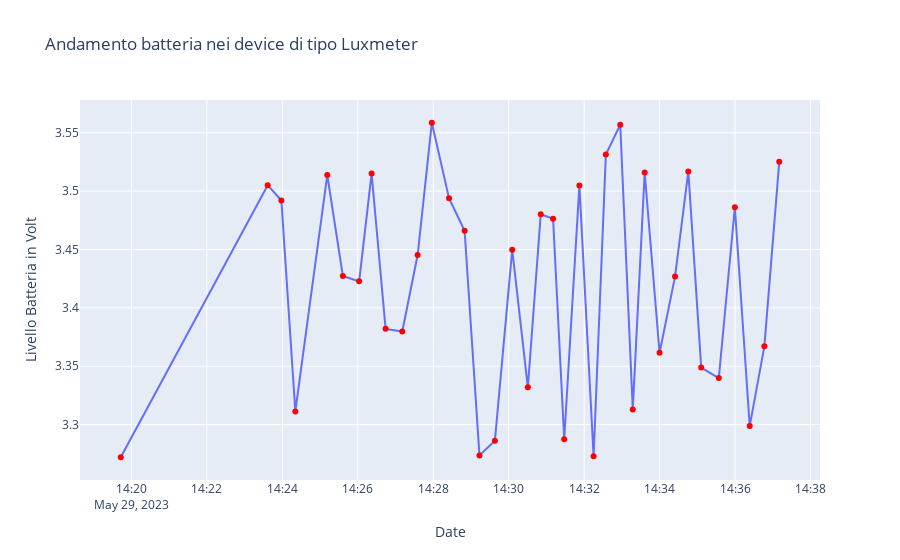

Write notebook code for a chart like this one.
### Markdown cell above
# Battery Level recorded over Time in Luxmeter type devices

### Code cell
df1=df.loc[df['type']=='luxmeter']
df1=df1.loc[df1['k']=='battery_level']
df1['tz'] = pd.to_datetime(df1['tz'])
fig = px.line(df1, x="tz", y="v")
fig2 = px.scatter(df1, x="tz", y="v", color_discrete_sequence=['red'])
fig3 = go.Figure(data=fig.data + fig2.data)
fig3.update_layout(xaxis_title="Date", 
                   yaxis_title="Livello Batteria in Volt",
                   title='Andamento batteria nei device di tipo Luxmeter'
                  )
fig3.show()
